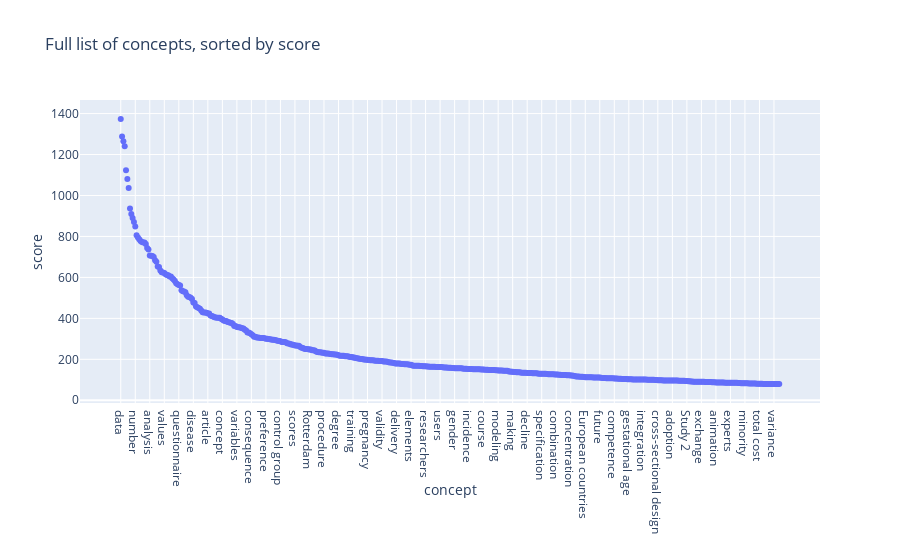

The cell this chart's notebook holds for it:
### Markdown cell above
## Top concepts: a first look

### Code cell
df_by_concept = df.groupby('concept', as_index=False).sum()
df_by_concept = df_by_concept.sort_values(by="score",  ascending=False)
df_by_concept = df_by_concept.reset_index(drop=True)
px.scatter(df_by_concept.head(500), x="concept", y="score", title="Full list of concepts, sorted by score")

### Figure 1 — Plotly figure (JSON) as saved in the notebook; plotly's stock layout.template omitted (floating-point values rounded to 4 significant figures; data arrays with more than 128 entries replaced by an {"elided": "..."} marker saying what was removed)
{"data": [{"hoverlabel": {"namelength": 0}, "hovertemplate": "concept=%{x}<br>score=%{y}", "legendgroup": "", "marker": {"color": "#636efa", "symbol": "circle"}, "mode": "markers", "name": "", "showlegend": false, "type": "scatter", "uid": "6fb354f2-69bf-4e7e-ac69-6e60a1156064", "x": {"elided": "500 str values"}, "xaxis": "x", "y": {"elided": "500 int values"}, "yaxis": "y"}], "layout": {"autosize": true, "grid": {"xaxes": ["x"], "xgap": 0.1, "xside": "bottom", "yaxes": ["y"], "ygap": 0.1, "yside": "left"}, "legend": {"tracegroupgap": 0}, "title": {"text": "Full list of concepts, sorted by score"}, "xaxis": {"autorange": true, "range": [-29.78, 528.8], "title": {"text": "concept"}, "type": "category"}, "yaxis": {"autorange": true, "range": [-12.31, 1465.0], "title": {"text": "score"}, "type": "linear"}}}
